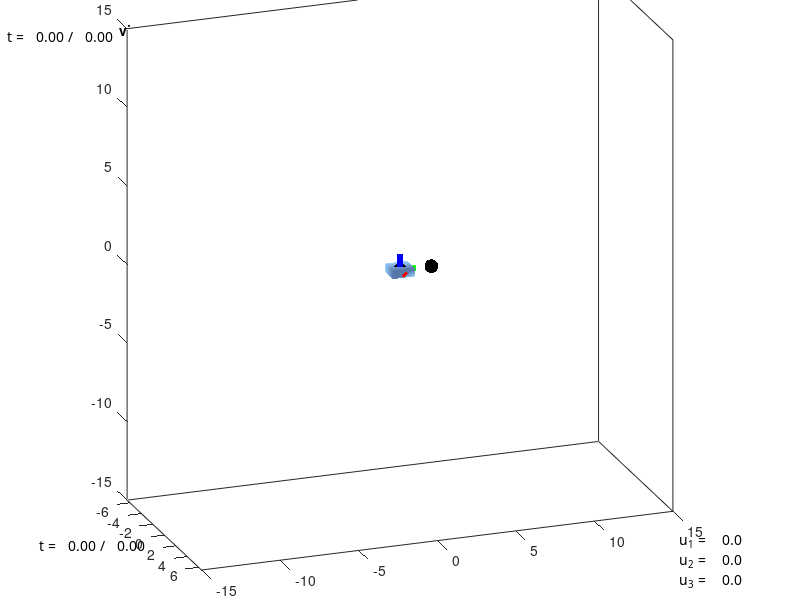

Recreate this plot in MATLAB. (Note: this script raises an error after producing the figure.)
function Robot_simulation_352


params.teamname = 'My Team';
params.action_filename = 'action.mat';
params.movie_filename = 'movie_steve_finally_wins.avi';
params.snapshot_filename = 'snapshot.pdf';
params.makemovie = false;
params.makesnapshot = false;

%%
%
%      'j'  -- move in negative x direction
%
%      'k'  -- move in positiive x direction
%
%      'y'  -- move in positive y direction
%
%      'h'  -- move in negative y direction
%
%
%

% Define the geometry and mass properties of the robot.
robot = GetGeometryOfRobot;

RunSimulation(robot,params,0,0,0,0,0,0);

function thetas = SolveOrientation(k,pos)
    a1 = 4;
    a2 = 4;
    a3 = 4;
    syms theta2 theta3;
    
    k = atan2(pos(2),pos(1));
    [t2,t3]=vpasolve([pos(1)-a1*cos(k)== a2*cos(k+theta2)+a3*cos(k+theta2+theta3),...
    	pos(2)-a1*sin(k)==a2*sin(k+theta2)+a3*sin(k+theta2+theta3)],[theta2,theta3]);
    
    thetas=[mod(double(t2),2*pi);mod(double(t3),2*pi)];

function robot = GetGeometryOfRobot
%% ++++++++++++++++++++++++++++++++++++++++++++++++++++++++++++++++++++++++
%
% Sets up the Geometry of the robot
%
%++++++++++++++++++++++++++++++++++++++++++++++++++++++++++++++++++++++++++
robot.base.dx=sqrt(2);
robot.base.dy=sqrt(2);
robot.base.dz=.5;
robot.base.p_in0 = [0.5*robot.base.dx*[-1 1 1 -1 -1 1 1 -1];
                    0.5*robot.base.dy*[-1 -1 -1 -1 1 1 1 1];
                    0.5*robot.base.dz*[-1 -1 1 1 -1 -1 1 1]];

robot.link1.dx=1;
robot.link1.dy=4;
robot.link1.dz=1;
robot.link1.p_in1 = [0.5*robot.link1.dx*[-1 1 1 -1 -1 1 1 -1];
                     0.5*robot.link1.dy*[-1 -1 -1 -1 1 1 1 1];
                     0.5*robot.link1.dz*[-1 -1 1 1 -1 -1 1 1]];

robot.link2.dx=1;
robot.link2.dy=4;
robot.link2.dz=1;
robot.link2.p_in2 = [0.5*robot.link2.dx*[-1 1 1 -1 -1 1 1 -1];
                     0.5*robot.link2.dy*[-1 -1 -1 -1 1 1 1 1];
                     0.5*robot.link2.dz*[-1 -1 1 1 -1 -1 1 1]];

robot.link3.dx=1;
robot.link3.dy=4;
robot.link3.dz=1;
robot.link3.p_in3 = [0.5*robot.link3.dx*[-1 1 1 -1 -1 1 1 -1];
                     0.5*robot.link3.dy*[-1 -1 -1 -1 1 1 1 1];
                     0.5*robot.link3.dz*[-1 -1 1 1 -1 -1 1 1]];

robot.link1.p_in0 = nan(size(robot.link1.p_in1));
robot.link2.p_in0 = nan(size(robot.link2.p_in2));
robot.link3.p_in0 = nan(size(robot.link3.p_in3));

robot.faces =  [1 2 3;
                3 4 1;
                2 6 7;
                7 3 2;
                6 5 8;
                8 7 6;
                5 1 4;
                4 8 5;
                4 3 7;
                7 8 4;
                5 6 2;
                2 1 5];


robot.link1.rho = 1;
robot.link2.rho = 1;
robot.link3.rho = 1;

alpha = 0.0;
beta = .5;
delta = 0.00;

robot.a1 = [(alpha+delta)*(robot.link1.dx+robot.base.dx);0;0];
robot.b1 = [0; beta*robot.link1.dy; 0];
robot.a2 = [(alpha+delta)*(robot.link2.dx+robot.link1.dx); beta*robot.link1.dy; 0];
robot.b2 = [0; beta*robot.link2.dy; 0];
robot.a3 = [(alpha+delta)*(robot.link3.dx+robot.link2.dx); beta*robot.link2.dy; 0];
robot.b3 = [0; beta*robot.link3.dy; 0];

robot.p_01in0 = [(alpha+delta)*robot.base.dz;0;0];
robot.p_12in1 = [(alpha+delta)*robot.link1.dx;beta*robot.link1.dy;0];
robot.p_23in2 = [(alpha+delta)*robot.link2.dx;beta*robot.link2.dy;0];

%The coefficient of friction at each joint
robot.kfriction = 1;

%Mass and moment of inertia of link #1
robot.link1.m = robot.link1.rho* robot.link1.dx * robot.link1.dy * robot.link1.dz;
robot.link1.J_in1 = robot.link1.m* [(robot.link1.dy^2 + robot.link1.dz^2)/12 0 0;
                                    0 (robot.link1.dx^2+robot.link1.dz^2)/12 0;
                                    0 0 (robot.link1.dy^2 + robot.link1.dx^2)/12];

%Mass and moment of inertia of link #2
robot.link2.m = robot.link2.rho* robot.link2.dx * robot.link2.dy * robot.link2.dz;
robot.link2.J_in2 =  robot.link2.m* [(robot.link2.dy^2 + robot.link2.dz^2)/12 0 0;
                                    0 (robot.link2.dx^2+robot.link2.dz^2)/12 0;
                                    0 0 (robot.link2.dy^2 + robot.link2.dx^2)/12];

%Mass and moment of inertia of link #3
robot.link3.m = robot.link3.rho* robot.link3.dx * robot.link3.dy * robot.link3.dz;
robot.link3.J_in3 =  robot.link3.m* [(robot.link3.dy^2 + robot.link3.dz^2)/12 0 0;
                                    0 (robot.link3.dx^2+robot.link3.dz^2)/12 0;
                                    0 0 (robot.link3.dy^2 + robot.link3.dx^2)/12];


function RunSimulation(robot,params,err,w2,err2,W22,err3,W32)

global action done pos goal_theta
%% ++++++++++++++++++++++++++++++++++++++++++++++++++++++++++++++++++++++++
%
%Set up the robot and set initial conditions
%
% +++++++++++++++++++++++++++++++++++++++++++++++++++++++++++++++++++++++++
world = CreateFigure(robot,params);
% Start time
t = 0;
% time step.
dt = 2e-2;

% time limit.
tmax = 100;

% joint positions
theta = [0;0;0];
% joint velocities
thetadot = [0;0;0];
% intial torques
u1 = 0;
u2 = 0;
u3 = 0;
%initial goal positions
x = 5;
y = 5;
pos = [x,y];
k=atan2(pos(2),pos(1));

goal_theta = [k;SolveOrientation(k,pos)];

%% ++++++++++++++++++++++++++++++++++++++++++++++++++++++++++++++++++++++++
%
% Records actions and makes a movie
%
% +++++++++++++++++++++++++++++++++++++++++++++++++++++++++++++++++++++++++
action = [u1;u2;u3];
if (params.makemovie)
    load(params.action_filename);
    myV = VideoWriter(params.movie_filename);
    myV.Quality = 40;
    open(myV);
else
    actionRecord = [];
end

done = false;

while (~done) 
    
    if (params.makemovie)
        [actionRecord,curaction,done] = RetrieveAction(actionRecord);
        action = curaction;
    else
        curaction = action;
        actionRecord = StoreAction(actionRecord,curaction);
    end

%% ++++++++++++++++++++++++++++++++++++++++++++++++++++++++++++++++++++++++
%
%  Runs a PID controller on each of the joints
%
% +++++++++++++++++++++++++++++++++++++++++++++++++++++++++++++++++++++++++
    torque_limit=2000;
    
    k=[8000,1,2000;3000,10,800;500,1,300];
    w1=goal_theta-theta;
    err=(goal_theta-theta)+err;
    diff=(w1-w2)/dt;
    w2=w1;
    U = k(:,1).*((goal_theta-theta))+err.*k(:,2)+diff.*k(:,3);
    u1=U(1);
    u2=U(2);
    u3=U(3);
%% ++++++++++++++++++++++++++++++++++++++++++++++++++++++++++++++++++++++++    
%
%  limits torques
%
%++++++++++++++++++++++++++++++++++++++++++++++++++++++++++++++++++++++++++
    if u1>torque_limit
        u1=torque_limit;
    elseif u1<-torque_limit
        u1=-torque_limit;
    end
    
    if u2>2*torque_limit/3
        u2=2*torque_limit/3;
    elseif u2<-2*torque_limit/3
        u2=-2*torque_limit/3;
    end
    
    if u3>torque_limit/3
        u3=torque_limit/3;
    elseif u3<-torque_limit/3
        u3=-torque_limit/3;
    end
    [t,theta,thetadot] = Simulate(t,dt,theta,thetadot,u1,u2,u3,robot); 
    
  
	
%% ++++++++++++++++++++++++++++++++++++++++++++++++++++++++++++++++++++++++
%
% Calculates the position of the links in the initial frame
%
%++++++++++++++++++++++++++++++++++++++++++++++++++++++++++++++++++++++++++
    c1 = cos(theta(1));
    s1 = sin(theta(1));
 
    R_1in0 = [1 0 0;
              0 c1 -s1;
              0 s1 c1];
    o_1in0 = robot.a1 + R_1in0*robot.b1;
    
    s2 = sin(theta(2));
    c2 = cos(theta(2));
    R_2in1 = [1 0 0;
              0 c2 -s2;
              0 s2 c2];
    R_2in0 = R_1in0*R_2in1;
    o_2in1 = robot.a2 + R_2in1*robot.b2;
    o_2in0 = o_1in0 + R_1in0*o_2in1;
    
    s3 = sin(theta(3));
    c3 = cos(theta(3));
    R_3in2 = [1 0 0;
              0 c3 -s3
              0 s3 c3];
    R_3in0 = R_2in0*R_3in2;
    o_3in2 = robot.a3 + R_3in2*robot.b3;
    o_3in0 = o_2in0 + R_2in0*o_3in2;
    
    robot.link1.p_in0 = [o_1in0 o_1in0 o_1in0 o_1in0 o_1in0 o_1in0 o_1in0 o_1in0] + R_1in0*robot.link1.p_in1;
    robot.link2.p_in0 = [o_2in0 o_2in0 o_2in0 o_2in0 o_2in0 o_2in0 o_2in0 o_2in0] + R_2in0*robot.link2.p_in2;
    robot.link3.p_in0 = [o_3in0 o_3in0 o_3in0 o_3in0 o_3in0 o_3in0 o_3in0 o_3in0] + R_3in0*robot.link3.p_in3;
%% ++++++++++++++++++++++++++++++++++++++++++++++++++++++++++++++++++++++++
%
% Updates the world and stores figure for movie 
%
% +++++++++++++++++++++++++++++++++++++++++++++++++++++++++++++++++++++++++
    % Update the figure.
    world = UpdateFigure(world,robot,o_1in0,R_1in0,o_2in0,R_2in0,o_3in0,R_3in0,u1,u2,u3,t,tmax);
    
    % If making a movie, store the current figure as a frame.
    if (params.makemovie)
        frame = getframe(gcf);
        writeVideo(myV,frame);
    end
    
    % Stop if time has reached its maximum.
    if (t>tmax)
        done = true;
    end
    
end
% Either close the movie or save the record of actions.
if (params.makemovie)
    for i=1:30
        frame = getframe(gcf);
        writeVideo(myV,frame);
    end
    close(myV);
else
    save(params.action_filename,'actionRecord');
end

if (params.makesnapshot)
    set(gcf,'paperorientation','landscape');
    set(gcf,'paperunits','normalized');
    set(gcf,'paperposition',[0 0 1 1]);
    print(gcf,'-dpdf',params.snapshot_filename);
end

function [thetadot,thetadotdot] = GetRates(theta,thetadot,u1,u2,u3,robot)


%% ++++++++++++++++++++++++++++++++++++++++++++++++++++++++++++++++++++++++
%
%   Sets up constants for equations of motion
%
%++++++++++++++++++++++++++++++++++++++++++++++++++++++++++++++++++++++++++
% inputs:
%
%   theta       3x1 matrix of joint angles
%   thetadot    3x1 matrix of joint velocities
%   u1          torque applied by motor to link 1 through joint 1
%   u2          torque applied by motor to link 2 through joint 2
%   u3          torque applied by motor to link 3 through joint 3
%   robot       a whole bunch of parameters (see GetGeometryOfRobot)
%
% outputs:
%
%   thetadot    3x1 matrix of joint velocities
%   thetadotdot 3x1 matrix of joint accelerations
   
    g = 9.81;
    m1 = robot.link1.m;
    m2 = robot.link2.m;
    m3 = robot.link3.m;
    
    J1 = robot.link1.J_in1(3,3);
    J2 = robot.link2.J_in2(3,3);
    J3 = robot.link3.J_in3(3,3);
    
thetadot = thetadot;
%thetadotdot = gamma(1:3);
a1 = robot.link1.dy;
a2 = robot.link2.dy;
a3 = robot.link3.dy;
a1c = robot.link1.dy/2;
a2c = robot.link2.dy/2;
a3c = robot.link3.dy/2;


%% ++++++++++++++++++++++++++++++++++++++++++++++++++++++++++++++++++++++++
%
%  Incorrect 3 link case
%
%++++++++++++++++++++++++++++++++++++++++++++++++++++++++++++++++++++++++++

% G1 = .25*(-2*g*(o1*(m1*2*(m2+m3))*cos(theta(1))+o2*(m2+2*m3)*cos(theta(1)+theta(2)) +o3*m3*cos(theta(1)+theta(2)+theta(3))) -o1*(o2*(m2+2*m3)*sin(theta(2)) +o3*m3*sin(theta(2)+theta(3)))*thetadot(2)*...
%    (2*thetadot(1)+thetadot(2)) -2*o3*m3*(o2*sin(theta(3))+o1*sin(theta(2)+theta(3)))*(thetadot(1)+thetadot(2))*thetadot(3) - o3*m3*(o2*sin(theta(3)) +o1*sin(theta(2)+theta(3)))*thetadot(3)^2);
% 
% A3=(3/8)*(4*J3(3,3)+o3^2*m3+2*o3*m3*(o2*cos(theta(3))+o1*cos(theta(2)+theta(3))));
% A2=(3/8)*(4*J2(3,3)+4*J3(3,3)+o3^2*m3+o2^2*(m2+4*m3)+2*o1*o2*(m2+2*m3)*cos(theta(2))+...
%    2*o3*m3*(2*o2*cos(theta(3))+o1*cos(theta(2)+theta(3))));
% A1=(3/8)*(4*J1(3,3)+4*J2(3,3)+4*J3(3,3)+o3^2*m3+o2^2*(m2+4*m3)+o1^2*(m1+4*(m2+m3))+...
%    4*(o1*o2*(m2+2*m3)*cos(theta(2))+o3*m3*(o2*cos(theta(3))+o1*cos(theta(2)+theta(3)))));
% 
% 
% G3=(1/4)*o3*m3*(2*-g*cos(theta(1)+theta(2)+theta(3))-o2*sin(theta(3))*thetadot(2)*thetadot(3)-...
%     thetadot(1)*(o2*sin(theta(3))*thetadot(3)+o1*sin(theta(2)+theta(3))*(thetadot(2)+thetadot(3))));
% C1=(3/8)*(4*J3(3,3)+o3^2*m3+2*o3*m3*(o2*cos(theta(3))+o1*cos(theta(2)+theta(3))));
% C2=(3/8)*(4*J3(3,3)+o3^2*m3+2*o2*o3*m3*cos(theta(3)));
% C3=(3/8)*(4*J3(3,3)+o3^2*m3);
% 
% G2=(1/4)*(2*o2*-g*(m2+2*m3)*cos(theta(1)+theta(2))+2*o3*-g*m3*cos(theta(1)+theta(2)+theta(3))-...
%    o2*o3*m3*sin(theta(3))*thetadot(3)*(2*thetadot(2)+thetadot(3))+...
%    thetadot(1)*(-o1*(o2*(m2+2*m3)*sin(theta(2))+o3*m3*sin(theta(2)+theta(3)))*thetadot(2) -o3*m3*(2*o2*sin(theta(3))+o1*sin(theta(2)+theta(3)))*thetadot(3)));
% 
% B1=(3/8)*(4*J2(3,3)+4*J3(3,3)+o3^2*m3+o2^2*(m2+4*m3)+2*o1*o2*(m2+2*m3)*cos(theta(2))+2*o3*m3*(2*o2*cos(theta(3))+o1*cos(theta(2)+theta(3))));
% B2=(3/8)*(4*J2(3,3)+4*J3(3,3)+o3^2*m3+o2^2*(m2+4*m3)+4*o2*o3*m3*cos(theta(3)));
% B3=(3/8)*(4*J3(3,3)+o3^2*m3+2*o2*o3*m3*cos(theta(3)));

%% ++++++++++++++++++++++++++++++++++++++++++++++++++++++++++++++++++++++++
%
% Working 2 link case
%
%++++++++++++++++++++++++++++++++++++++++++++++++++++++++++++++++++++++++++
% G1 = g*(a1c*m1+a1*m2)*cos(theta(1))+a2c*g*m2*cos(theta(1)+theta(2)) - a1*a2c*m2*sin(theta(2))*thetadot(2)*(2*thetadot(1)+thetadot(2));
% A1 = (J1(3,3)+J2(3,3)+a1c^2*m1+(a1^2+a2c^2)*m2+2*a1*a2c*m2*cos(theta(2)));
% A2 = (J2(3,3)+a2c^2*m2+a1*a2c*m2*cos(theta(2)));
% A3 = 0;
% 
% G2 = a2c*m2*(g*cos(theta(1)+theta(2))+a1*sin(theta(2))*thetadot(1)^2);
% B1 = (J2(3,3)+a2c^2*m2+a1*a2c*m2*cos(theta(2)));
% B2 = (J2(3,3)+a2c^2*m2);
% B3 = 0;
% 
% G3=0;
% C1=0;
% C2=0;
% C3=0;
% 
% 
% beta = [A1 A2 A3;B1 B2 B3;];
% tau = [u1 - G1;u2 - G2;];
% Gamma = beta\tau;
% 
% thetadotdot = Gamma(1:2);
% thetadotdot(3) = 0;
% %thetadotdot(1) = 0;

%% ++++++++++++++++++++++++++++++++++++++++++++++++++++++++++++++++++++++++
%
%   Working 3 link case
%
%++++++++++++++++++++++++++++++++++++++++++++++++++++++++++++++++++++++++++

G1=a1c.*g.*m1.*cos(theta(1))+a1.*g.*m2.*cos(theta(1))+a1.*g.*m3.*cos(theta(1))+a2c.*g.*m2.*cos(theta(1)+theta(2))+a2.*g.*m3.*cos(theta(1)+theta(2))+a3c.*g.*m3.*cos(theta(1)+theta(2)+theta(3))+(-1).*a1.*((a2c.*m2+a2.*m3).*sin(theta(2))+a3c.*m3.*sin(theta(2)+theta(3))).*thetadot(2).^2+(-2).*a3c.*m3.*(a2.*sin(theta(3))+a1.*sin(theta(2)+theta(3))).*thetadot(2).*thetadot(3)+(-1).*a2.*a3c.*m3.*sin(theta(3)).*thetadot(3).^2+(-1).*a1.*a3c.*m3.*sin(theta(2)+theta(3)).*thetadot(3).^2+(-2).*thetadot(1).*(a1.*((a2c.*m2+a2.*m3).*sin(theta(2))+a3c.*m3.*sin(theta(2)+theta(3))).*thetadot(2)+a3c.*m3.*(a2.*sin(theta(3))+a1.*sin(theta(2)+theta(3))).*thetadot(3));
A1=(J1+J2+J3+a1c.^2.*m1+a1.^2.*m2+a2c.^2.*m2+a1.^2.*m3+a2.^2.*m3+a3c.^2.*m3+2.*a1.*(a2c.*m2+a2.*m3).*cos(theta(2))+2.*a2.*a3c.*m3.*cos(theta(3))+2.*a1.*a3c.*m3.*cos(theta(2)+theta(3)));
A2=(J2+J3+a2c.^2.*m2+a2.^2.*m3+a3c.^2.*m3+a1.*(a2c.*m2+a2.*m3).*cos(theta(2))+2.*a2.*a3c.*m3.*cos(theta(3))+a1.*a3c.*m3.*cos(theta(2)+theta(3)));
A3=(J3+a3c.^2.*m3+a2.*a3c.*m3.*cos(theta(3))+a1.*a3c.*m3.*cos(theta(2)+theta(3)));

G2=a2c.*g.*m2.*cos(theta(1)+theta(2))+a2.*g.*m3.*cos(theta(1)+theta(2))+a3c.*g.*m3.*cos(theta(1)+theta(2)+theta(3))+a1.*((a2c.*m2+a2.*m3).*sin(theta(2))+a3c.*m3.*sin(theta(2)+theta(3))).*thetadot(1).^2+(-2).*a2.*a3c.*m3.*sin(theta(3)).*thetadot(1).*thetadot(3)+(-2).*a2.*a3c.*m3.*sin(theta(3)).*thetadot(2).*thetadot(3)+(-1).*a2.*a3c.*m3.*sin(theta(3)).*thetadot(3).^2;
B1=(J2+J3+a2c.^2.*m2+a2.^2.*m3+a3c.^2.*m3+a1.*(a2c.*m2+a2.*m3).*cos(theta(2))+2.*a2.*a3c.*m3.*cos(theta(3))+a1.*a3c.*m3.*cos(theta(2)+theta(3)));
B2=(J2+J3+a2c.^2.*m2+a2.^2.*m3+a3c.^2.*m3+2.*a2.*a3c.*m3.*cos(theta(3)));
B3=(J3+a3c.^2.*m3+a2.*a3c.*m3.*cos(theta(3)));

G3=a3c.*m3.*(g.*cos(theta(1)+theta(2)+theta(3))+(a2.*sin(theta(3))+a1.*sin(theta(2)+theta(3))).*thetadot(1).^2+2.*a2.*sin(theta(3)).*thetadot(1).*thetadot(2)+a2.*sin(theta(3)).*thetadot(2).^2);
C1=(J3+a3c.^2.*m3+a2.*a3c.*m3.*cos(theta(3))+a1.*a3c.*m3.*cos(theta(2)+theta(3)));
C2=(J3+a3c.^2.*m3+a2.*a3c.*m3.*cos(theta(3)));
C3=(J3+a3c.^2.*m3);

Beta = [A1 A2 A3; B1 B2 B3; C1 C2 C3];
Delta = [u1 - G1;u2 - G2;u3 - G3];
Gamma = Beta\Delta;


thetadotdot = Gamma(1:3);
% thetadotdot(3) =0;
% thetadotdot(1) =0;





%% ++++++++++++++++++++++++++++++++++++++++++++++++++++++++++++++++++++++++
%
% These Functions Involve the Drawing of the Robot
%
%++++++++++++++++++++++++++++++++++++++++++++++++++++++++++++++++++++++++++
function actionRecord = StoreAction(actionRecord,action)
actionRecord(:,end+1) = action;

function [actionRecord,action,done] = RetrieveAction(actionRecord)
action = actionRecord(:,1);
actionRecord = actionRecord(:,2:end);
done = isempty(actionRecord);

function [t,theta,thetadot] = Simulate(t,dt,theta,thetadot,u1,u2,u3,robot)            
[t,x] = ode45(@(t,x) GetXDot(t,x,u1,u2,u3,robot),[t t+dt],[theta;thetadot]);
x = x';
t = t(end);
[theta,thetadot] = XToState(x);

function xdot = GetXDot(t,x,u1,u2,u3,robot)
[theta,thetadot] = XToState(x);
[thetadot,thetadotdot] = GetRates(theta,thetadot,u1,u2,u3,robot);
xdot = [thetadot;thetadotdot];

function [theta,thetadot] = XToState(x)
theta = x(1:3,end);
thetadot = x(4:6,end);

function robotfig = DrawRobot(robotfig,robot,o_1in0,R_1in0,o_2in0,R_2in0,alpha)
eorange=[1,.30,0];
egrey=[0.4745,0.6471,0.9098];
eblue = [0,0,1];
if isempty(robotfig)
    % - joints
    p = robot.p_01in0;
    robotfig.joint1 = line(p(1),p(2),p(3),'color','k','marker','.','markersize',30);
    p = o_1in0+R_1in0*robot.p_12in1;
    robotfig.joint2 = line(p(1),p(2),p(3),'color','k','marker','.','markersize',30);
    p = o_2in0+R_2in0*robot.p_23in2;
    robotfig.joint3 = line(p(1),p(2),p(3),'color','k','marker','.','markersize',30);
    % - links
    robotfig.base = patch('Vertices',robot.base.p_in0','Faces',robot.faces,'FaceColor',egrey,...
                          'FaceAlpha',alpha,'EdgeAlpha',alpha,...
                          'backfacelighting','reverselit','AmbientStrength',0.6);
    robotfig.link1 = patch('Vertices',robot.link1.p_in0','Faces',robot.faces,'FaceColor',eblue,...
                             'FaceAlpha',alpha,'EdgeAlpha',alpha,...
                             'backfacelighting','reverselit','AmbientStrength',0.6);
	robotfig.link2 = patch('Vertices',robot.link2.p_in0','Faces',robot.faces,'FaceColor',eorange,...
                             'FaceAlpha',alpha,'EdgeAlpha',alpha,...
                             'backfacelighting','reverselit','AmbientStrength',0.6);
	robotfig.link3 = patch('Vertices',robot.link3.p_in0','Faces',robot.faces,'FaceColor',eblue,...
                             'FaceAlpha',alpha,'EdgeAlpha',alpha,...
                             'backfacelighting','reverselit','AmbientStrength',0.6);
else
     set(robotfig.link1,'vertices',robot.link1.p_in0');
     set(robotfig.link2,'vertices',robot.link2.p_in0');
     set(robotfig.link3,'vertices',robot.link3.p_in0');
    p = o_1in0+R_1in0*robot.p_12in1;
     set(robotfig.joint2,'xdata',p(1),'ydata',p(2),'zdata',p(3));
    p = o_2in0+R_2in0*robot.p_23in2;
     set(robotfig.joint3,'xdata',p(1),'ydata',p(2),'zdata',p(3));
end

function frame = DrawFrame(frame,o,R)
p = [o repmat(o,1,3)+R];
if isempty(frame)
    frame.x = plot3(p(1,[1 2]),p(2,[1 2]),p(3,[1 2]),'r-','linewidth',4);
    frame.y = plot3(p(1,[1 3]),p(2,[1 3]),p(3,[1 3]),'g-','linewidth',4);
    frame.z = plot3(p(1,[1 4]),p(2,[1 4]),p(3,[1 4]),'b-','linewidth',4);
else
     set(frame.x,'xdata',p(1,[1 2]),'ydata',p(2,[1 2]),'zdata',p(3,[1 2]));
     set(frame.y,'xdata',p(1,[1 3]),'ydata',p(2,[1 3]),'zdata',p(3,[1 3]));
     set(frame.z,'xdata',p(1,[1 4]),'ydata',p(2,[1 4]),'zdata',p(3,[1 4]));
end

function world = CreateFigure(robot,params)
% - clear the current figure
clf;
% - text (it's important this is in the back, so you can rotate the view
%         and other stuff!)
axes('position',[0 0 1 1]);
axis([0 1 0 1]);
hold on;
axis off;
fs = 10;
world.text.label=text(0.15,0.95,'view: frame 0','fontweight','bold','fontsize',fs);
world.text.time=text(0.05,0.1,sprintf('t = %6.2f / %6.2f\n',0,0),'fontsize',fs,'verticalalignment','top','fontname','monaco');
world.text.pos=text(0.01,0.95,sprintf('t = %6.2f / %6.2f\n',0,0),'fontsize',fs,'verticalalignment','top','fontname','monaco');
%world.text.teamname=text(0.05,0.04,params.teamname,'fontsize',fs,'verticalalignment','top','fontweight','bold');
world.text.torques=text(0.85,0.02,sprintf('u_1 = %6.1f\nu_2 = %6.1f\nu_3 = %6.1f',0,0,0),'fontsize',fs,'fontname','monaco','verticalalignment','bottom');
% - view from frame 0
axes('position',[0.05 0.05 .9 1]);
set(gcf,'renderer','opengl');
axis equal;
axis([-6.5 6.5 -15 15 -15 15]);
axis manual;
hold on;
view([90-20,20]);
box on;
 set(gca,'projection','perspective');
 set(gca,'clipping','on','clippingstyle','3dbox');
world.view0.robot = DrawRobot([],robot,zeros(3,1),eye(3),zeros(3,1),eye(3),0.6);
world.view0.frame0 = DrawFrame([],zeros(3,1),eye(3));
world.view0.frame1 = DrawFrame([],zeros(3,1),eye(3));
world.view0.frame2 = DrawFrame([],zeros(3,1),eye(3));
world.view0.frame3 = DrawFrame([],zeros(3,1),eye(3));
lighting gouraud
world.view0.light = light('position',zeros(3,1)','style','local');
% - make the figure respond to key commands
set(gcf,'KeyPressFcn',@onkeypress_nokeypad);

function world = UpdateFigure(world,robot,o_1in0,R_1in0,o_2in0,R_2in0,o_3in0,R_3in0,u1,u2,u3,t,tmax)
global pos
world.view0.robot = DrawRobot(world.view0.robot,robot,o_1in0,R_1in0,o_2in0,R_2in0);
world.view0.frame1 = DrawFrame(world.view0.frame1,o_1in0,R_1in0);
world.view0.frame2 = DrawFrame(world.view0.frame2,o_2in0,R_2in0);
world.view0.frame3 = DrawFrame(world.view0.frame3,o_3in0,R_3in0);
 set(world.view0.light,'position',([0;1;0])');
 set(world.text.time,'string',sprintf('t = %6.2f / %6.2f\n',t,tmax));
 set(world.text.torques,'string',sprintf('u_1 = %6.1f\nu_2 = %6.1f\nu_3 = %6.1f',u1,u2,u3));
 set(world.text.pos,'string',sprintf('x = %6.1f\ny = %6.1f\n',pos(1),pos(2)));
drawnow

function onkeypress_nokeypad(src,event)
global pos goal_theta done
du = 1;
if event.Character == 'j'
    if (pos(1)-du)^2+pos(2)^2<12^2
        pos(1)=pos(1)-du;
        k=atan2(pos(2),pos(1));
        goal_theta=[k;SolveOrientation(k,pos)];
    end
elseif event.Character == 'k'
    if (pos(1)+du)^2+pos(2)^2<12^2
        pos(1)=pos(1)+du;
        k=atan2(pos(2),pos(1));
        goal_theta=[k;SolveOrientation(k,pos)];
    end
elseif event.Character == 'y'
    if pos(1)^2+(pos(2)+du)^2<12^2
        pos(2)=pos(2)+du;
        k=atan2(pos(2),pos(1));
        goal_theta=[k;SolveOrientation(k,pos)];
    end
elseif event.Character == 'h'
    if pos(1)^2+(pos(2)-du)^2<12^2
        pos(2)=pos(2)-du;
        k=atan2(pos(2),pos(1));
        goal_theta=[k;SolveOrientation(k,pos)];
    end
elseif event.Character == 'q'
    done = true;
end

                     

